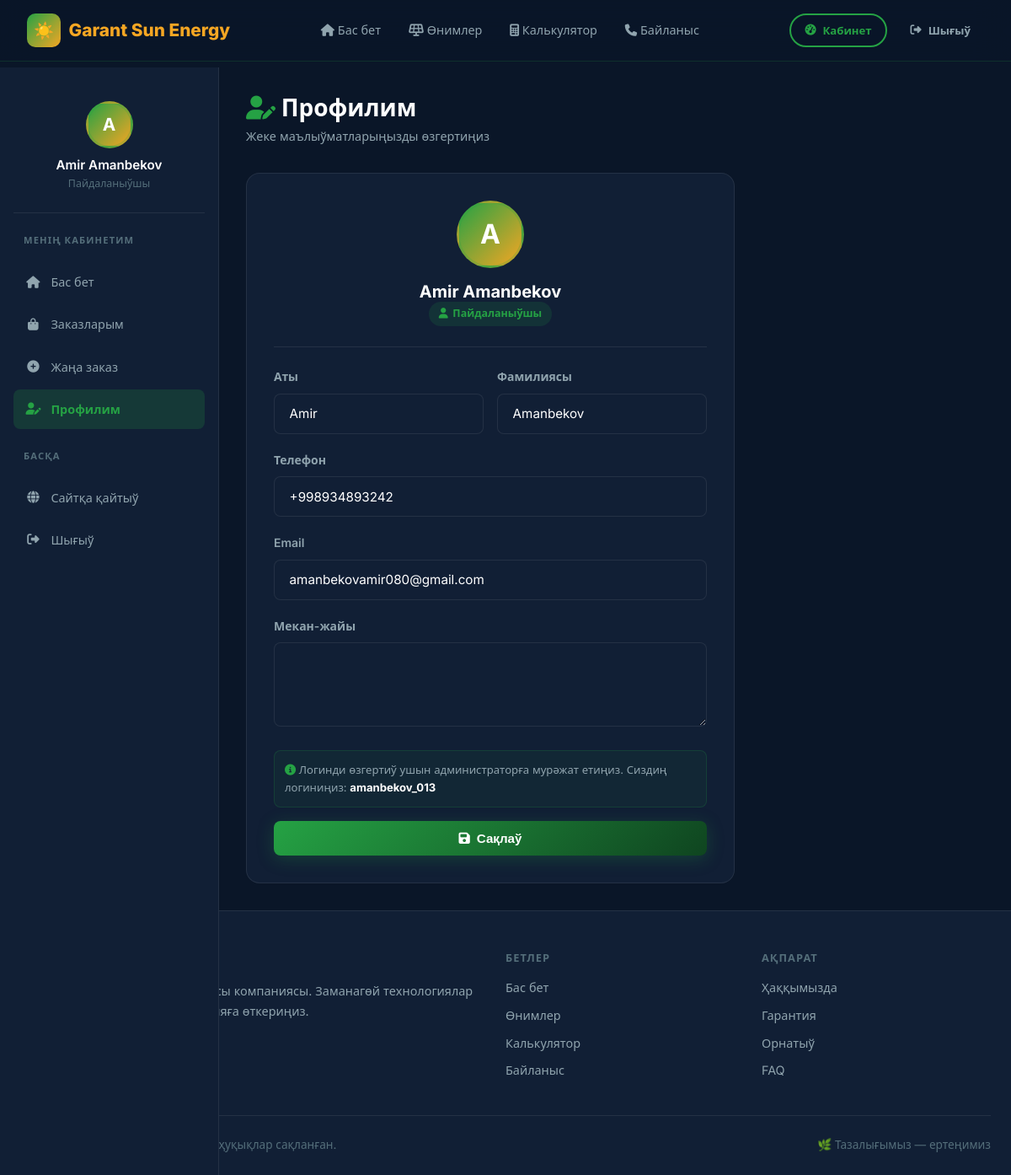
The page /user/profile/ (signed in) on the database its author committed.
### core/models.py (models this page shows, shortened)
class CustomUser(AbstractUser):
    ROLE_CHOICES = [
        ('user', 'Пайдаланыўшы'),
        ('manager', 'Менеджер'),
        ('admin', 'Админ'),
    ]
    phone = models.CharField(
        max_length=20,
        blank=True,
        null=True,
        verbose_name='Телефон номер'
    )
    role = models.CharField(
        max_length=10,
        choices=ROLE_CHOICES,
        default='user',
        verbose_name='Роль'
    )
    address = models.TextField(
        blank=True,
        null=True,
        verbose_name='Мекан-жайы'
    )
    created_at = models.DateTimeField(auto_now_add=True, verbose_name='Дизимнен өткен ўақты')
    class Meta:
        verbose_name = 'Пайдаланыўшы'
        verbose_name_plural = 'Пайдаланыўшылар'

### core/views.py (the view)
# urls.py: path('user/profile/', views.user_profile, name='user_profile'),
@login_required_custom
def user_profile(request):
    form = ProfileUpdateForm(instance=request.user)
    if request.method == 'POST':
        form = ProfileUpdateForm(request.POST, instance=request.user)
        if form.is_valid():
            form.save()
            messages.success(request, '✅ Профилиңиз жаңаланды!')
            return redirect('user_profile')
    return render(request, 'user/profile.html', {'form': form})

### core/forms.py
class ProfileUpdateForm(forms.ModelForm):
    class Meta:
        model = CustomUser
        fields = ['first_name', 'last_name', 'phone', 'email', 'address']
        labels = {
            'first_name': 'Аты',
            'last_name': 'Фамилиясы',
            'phone': 'Телефон',
            'email': 'Email',
            'address': 'Мекан-жайы',
        }
        widgets = {
            'address': forms.Textarea(attrs={'rows': 2}),
        }

### templates/user/profile.html (shortened to what this page needs)
{% extends 'user/base_user.html' %}
{% block dash_content %}
<div class="page-header">
  <div>
    <h1><i class="fas fa-user-edit text-green"></i> Профилим</h1>
    <p>Жеке маълыўматларыңызды өзгертиңиз</p>
  </div>
</div>
<div style="max-width: 580px;">
  <div class="form-card">
    <div class="text-center mb-3">
      <div class="profile-avatar">
        {{ user.first_name|first|default:user.username|first|upper }}
      </div>
      <h3 class="text-white">{{ user.get_full_name|default:user.username }}</h3>
      <span class="status-badge" style="background:rgba(37,162,68,0.15);color:var(--green-light);">
        <i class="fas fa-user"></i> Пайдаланыўшы
      </span>
    </div>
    <div class="divider"></div>
    <form method="post" action="" data-loading id="profile-form">
      <div class="grid-2" style="gap:1rem;">
        <div class="form-group">
          <label class="form-label">{{ form.first_name.label }}</label>
          {{ form.first_name }}
        </div>
        <div class="form-group">
          <label class="form-label">{{ form.last_name.label }}</label>
          {{ form.last_name }}
        </div>
      </div>
      <div class="form-group">
        <label class="form-label">{{ form.phone.label }}</label>
        {{ form.phone }}
      </div>
      <div class="form-group">
        <label class="form-label">{{ form.email.label }}</label>
        {{ form.email }}
      </div>
      <div class="form-group">
        <label class="form-label">{{ form.address.label }}</label>
        {{ form.address }}
      </div>
      <div style="background:rgba(37,162,68,0.06);border:1px solid var(--border);border-radius:8px;padding:0.75rem;font-size:0.82rem;color:var(--text-secondary);margin-bottom:1rem;">
        <i class="fas fa-info-circle text-green"></i>
        Логинди өзгертиў ушын администраторға мурәжат етиңиз.
        Сиздиң логиниңиз: <strong class="text-white">{{ user.username }}</strong>
      </div>
      <button type="submit" class="btn btn-primary btn-block" id="profile-save-btn" style="border-radius:8px;">
        <i class="fas fa-save"></i> Сақлаў
      </button>
    </form>
  </div>
</div>
{% endblock %}

### templates/user/base_user.html (shortened to what this page needs)
{% extends 'base.html' %}
{% load static %}
{% block content %}
<div class="dashboard-layout">
  <aside class="sidebar" id="sidebar">
    <div style="text-align:center;padding:1rem 0.5rem 1.5rem;border-bottom:1px solid var(--border-light);margin-bottom:0.5rem;">
      <div class="profile-avatar" style="width:56px;height:56px;font-size:1.3rem;margin-bottom:0.5rem;">
        {{ user.first_name|first|default:user.username|first|upper }}
      </div>
      <div style="font-weight:600;color:var(--white);font-size:0.95rem;">
        {{ user.get_full_name|default:user.username }}
      </div>
      <div style="font-size:0.78rem;color:var(--text-muted);">Пайдаланыўшы</div>
    </div>
    <div class="sidebar-title">Менің кабинетим</div>
    <a href="{% url 'user_dashboard' %}" class="sidebar-link {% if request.resolver_match.url_name == 'user_dashboard' %}active{% endif %}" id="sidebar-home-link">
      <i class="fas fa-home"></i> Бас бет
    </a>
    <a href="{% url 'user_orders' %}" class="sidebar-link {% if 'orders' in request.path %}active{% endif %}" id="sidebar-orders-link">
      <i class="fas fa-shopping-bag"></i> Заказларым
    </a>
    <a href="{% url 'user_order_create' %}" class="sidebar-link" id="sidebar-new-order-link">
      <i class="fas fa-plus-circle"></i> Жаңа заказ
    </a>
    <a href="{% url 'user_profile' %}" class="sidebar-link {% if 'profile' in request.path %}active{% endif %}" id="sidebar-profile-link">
      <i class="fas fa-user-edit"></i> Профилим
    </a>
    <div class="sidebar-title" style="margin-top:1rem;">Басқа</div>
    <a href="{% url 'home' %}" class="sidebar-link" id="sidebar-mainsite-link">
      <i class="fas fa-globe"></i> Сайтқа қайтыў
    </a>
    <a href="{% url 'logout' %}" class="sidebar-link" id="sidebar-logout-link">
      <i class="fas fa-sign-out-alt"></i> Шығыў
    </a>
  </aside>
  <main class="main-content">
    {% block dash_content %}{% endblock %}
  </main>
</div>
{% endblock %}

### static/css/style.css (style rules this page uses)
:root { --green-primary: #1a6b35; --green-light: #25a244; --green-dark: #0f4520; --green-glow: rgba(37, 162, 68, 0.25); --gold: #f5a623; --gold-light: #ffd166; --gold-dark: #d4891a; --white: #ffffff; --bg-dark: #0a1628; --bg-card: #111f35; --bg-card2: #162440; --text-primary: #e8f5e9; --text-secondary: #90a4ae; --text-muted: #546e7a; --border: rgba(37, 162, 68, 0.2); --border-light: rgba(255, 255, 255, 0.08); --shadow-green: 0 0 30px rgba(37, 162, 68, 0.15); --shadow-card: 0 8px 32px rgba(0, 0, 0, 0.4); --radius: 16px; --radius-sm: 8px; --radius-lg: 24px; --transition: all 0.3s cubic-bezier(0.4, 0, 0.2, 1); }
*, *::before, *::after { box-sizing: border-box; margin: 0; padding: 0; }
html { scroll-behavior: smooth; }
body { font-family: 'Inter', system-ui, sans-serif; background: var(--bg-dark); color: var(--text-primary); line-height: 1.6; min-height: 100vh; overflow-x: hidden; }
a { color: var(--green-light); text-decoration: none; transition: var(--transition); }
h1, h2, h3, h4, h5 { font-weight: 700; line-height: 1.2; }
h1 { font-size: clamp(2rem, 5vw, 3.5rem); }
h3 { font-size: 1.25rem; }
.btn { display: inline-flex; align-items: center; gap: 0.5rem; padding: 0.75rem 1.75rem; border-radius: 50px; font-size: 0.95rem; font-weight: 600; cursor: pointer; border: none; transition: var(--transition); text-decoration: none; white-space: nowrap; }
.btn-primary { background: linear-gradient(135deg, var(--green-light), var(--green-dark)); color: var(--white); box-shadow: 0 4px 20px var(--green-glow); }
.btn-block { width: 100%; justify-content: center; }
.grid-2 { display: grid; grid-template-columns: repeat(2, 1fr); gap: 1.5rem; }
.form-group { margin-bottom: 1.25rem; }
.form-label { display: block; font-size: 0.875rem; font-weight: 600; color: var(--text-secondary); margin-bottom: 0.5rem; }
.form-control { width: 100%; background: var(--bg-card); border: 1px solid var(--border-light); border-radius: var(--radius-sm); padding: 0.85rem 1.1rem; color: var(--white); font-size: 0.95rem; font-family: inherit; transition: var(--transition); appearance: none; }
.form-control::placeholder { color: var(--text-muted); }
textarea.form-control { resize: vertical; min-height: 100px; }
.dashboard-layout { display: flex; min-height: 100vh; padding-top: 80px; }
.sidebar { width: 260px; background: var(--bg-card); border-right: 1px solid var(--border-light); padding: 1.5rem 1rem; position: fixed; left: 0; top: 80px; bottom: 0; overflow-y: auto; z-index: 100; transition: var(--transition); }
.sidebar-title { font-size: 0.7rem; font-weight: 700; text-transform: uppercase; letter-spacing: 0.1em; color: var(--text-muted); padding: 0.5rem 0.75rem; margin-bottom: 0.5rem; margin-top: 1rem; }
.sidebar-link { display: flex; align-items: center; gap: 0.75rem; padding: 0.75rem 0.9rem; border-radius: var(--radius-sm); color: var(--text-secondary); font-size: 0.9rem; font-weight: 500; transition: var(--transition); margin-bottom: 0.2rem; }
.sidebar-link.active { background: rgba(37, 162, 68, 0.2); color: var(--green-light); font-weight: 600; }
.sidebar-link i { width: 18px; text-align: center; }
.main-content { margin-left: 260px; flex: 1; padding: 2rem; }
.status-badge { display: inline-flex; align-items: center; gap: 0.35rem; padding: 0.3rem 0.75rem; border-radius: 50px; font-size: 0.78rem; font-weight: 600; }
.page-header { margin-bottom: 2rem; display: flex; align-items: flex-start; justify-content: space-between; flex-wrap: wrap; gap: 1rem; }
.page-header h1 { font-size: 1.75rem; color: var(--white); margin-bottom: 0.25rem; }
.page-header p { color: var(--text-secondary); font-size: 0.9rem; }
.text-center { text-align: center; }
.text-green { color: var(--green-light); }
.text-white { color: var(--white); }
.mb-3 { margin-bottom: 1.5rem; }
.divider { height: 1px; background: var(--border-light); margin: 1.5rem 0; }
.profile-avatar { width: 80px; height: 80px; border-radius: 50%; background: linear-gradient(135deg, var(--green-light), var(--gold)); display: flex; align-items: center; justify-content: center; font-size: 2rem; font-weight: 700; color: var(--white); margin: 0 auto 1rem; border: 3px solid var(--border); }
.form-card { background: var(--bg-card); border: 1px solid var(--border-light); border-radius: var(--radius); padding: 2rem; }

### rows shown on the page
CustomUser: first_name|first "A", get_full_name "Amir Amanbekov", first_name "Amir", last_name "Amanbekov", phone "+998934893242", email "amanbekovamir080@gmail.com", username "amanbekov_013"
